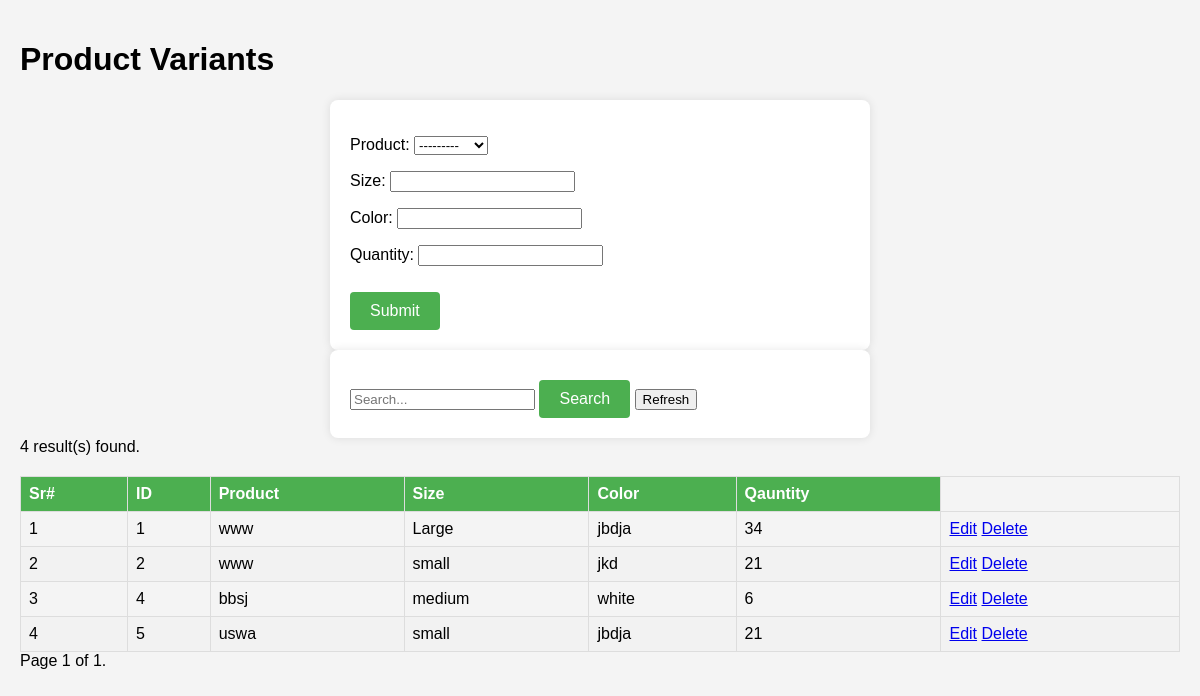
Page /provar/ on the committed database.
### webDB/models.py (models this page shows, shortened)
class ProductVariant(models.Model):
    id = models.AutoField(primary_key=True)
    product = models.ForeignKey(Product, on_delete=models.CASCADE)
    size = models.CharField(max_length=10)
    color = models.CharField(max_length=20)
    quantity = models.PositiveIntegerField()

class Product(models.Model):
    id = models.AutoField(primary_key=True)
    name = models.CharField(max_length=100)
    price = models.IntegerField
    image = models.ImageField(upload_to='products/', default='images/default.jpg')
    def __str__(self):
        return self.name

### webDB/views.py (the view)
# urls.py: path("provar/", Productvariantview, name="provar"),
def Productvariantview(request):
    success = False
    if request.method == 'POST':
        form= Product_variant(request.POST)
        data = None
        if form.is_valid():
            form.save()
            success = True
            form= Product_variant()
            data=ProductVariant.objects.all()
    else:
        form= Product_variant()
        data=ProductVariant.objects.all()
    paginator = Paginator(data, 5)  # Show 10 results per page
    page_number = request.GET.get('page')
    page_obj = paginator.get_page(page_number)
    result_count = paginator.count
    return render(request, 'provariant.html', {'page_obj': page_obj, 'form': form,'data': data, 'success': success, 'result_count': result_count})

### webDB/forms.py
class Product_variant(forms.ModelForm):
    class Meta:
        model = ProductVariant
        fields = ['product','size','color','quantity']

### webDB/templates/provariant.html (shortened to what this page needs)
<!DOCTYPE html>
<html lang="en">
<head>
    <link rel="stylesheet" href="https://cdnjs.cloudflare.com/ajax/libs/toastr.js/latest/toastr.min.css">
</head>
<body>
    <h1>Product Variants</h1>
    <form action="{% url 'provar' %}" method="post">
        {{ form.as_p }}
        <input type="submit" value="Submit">
    </form>
    <form action="{% url 'search5' %}" method="get">
        <input type="text" name="query" value="{{ query|default:'' }}" placeholder="Search...">
        <input type="submit" value="Search">
        <a href="{% url 'provar' %}"> <input type="button" value="Refresh"> </a>
    </form>
    {% if result_count is not None %}
        <div class="result-count">{{ result_count }} result(s) found.</div>
    {% endif %}
    <table>
        <thead>
            <tr>
                <th>Sr#</th>
                <th>ID</th>
                <th>Product</th>
                <th>Size</th>
                <th>Color</th>
                <th>Qauntity</th>
            </tr>
        </thead>
        <tbody>
            {% for data in page_obj %}
            <tr>
                <td>{{ forloop.counter }}</td>
                <td>{{ data.id }}</td>
                <td>{{ data.product }}</td>
                <td>{{ data.size }}</td>
                <td>{{ data.color }}</td>
                <td>{{ data.quantity }}</td>
                <td class="action-buttons">
                    <a href="{% url 'update5' data.id %}" class="btn btn-edit">Edit</a>
                    <a href="{% url 'delete5' data.id %}" class="btn btn-delete">Delete</a>
                </td>
            </tr>
            {% endfor %}
        </tbody>
    </table>
    <div class="pagination">
        <span class="step-links">
            <span class="current">
                Page {{ page_obj.number }} of {{ page_obj.paginator.num_pages }}.
            </span>
        </span>
    </div>
</body>
</html>

### webDB/templates/provariant.html (style rules this page uses)
body { font-family: Arial, sans-serif; background-color: #f4f4f4; margin: 0; padding: 20px; }
form { background: #fff; padding: 20px; margin: 0 auto; box-shadow: 0 0 10px rgba(0, 0, 0, 0.1); max-width: 500px; border-radius: 8px; }
input[type="submit"] { background-color: #4CAF50; color: white; border: none; padding: 10px 20px; text-align: center; text-decoration: none; display: inline-block; font-size: 16px; margin-top: 10px; border-radius: 4px; cursor: pointer; }
table { width: 100%; margin-top: 20px; border-collapse: collapse; }
table, th, td { border: 1px solid #ddd; }
th, td { padding: 8px; text-align: left; }
tr:nth-child(even) { background-color: #f2f2f2; }
th { background-color: #4CAF50; color: white; }

### rows in the picture
ProductVariant: id "1", product "www", size "Large", color "jbdja", quantity "34"
ProductVariant: id "2", product "www", size "small", color "jkd", quantity "21"
ProductVariant: id "4", product "bbsj", size "medium", color "white", quantity "6"
ProductVariant: id "5", product "uswa", size "small", color "jbdja", quantity "21"

### other values in the picture
{{ result_count }} "4"
{{ page_obj.number }} "1"
{{ page_obj.paginator.num_pages }} "1"
